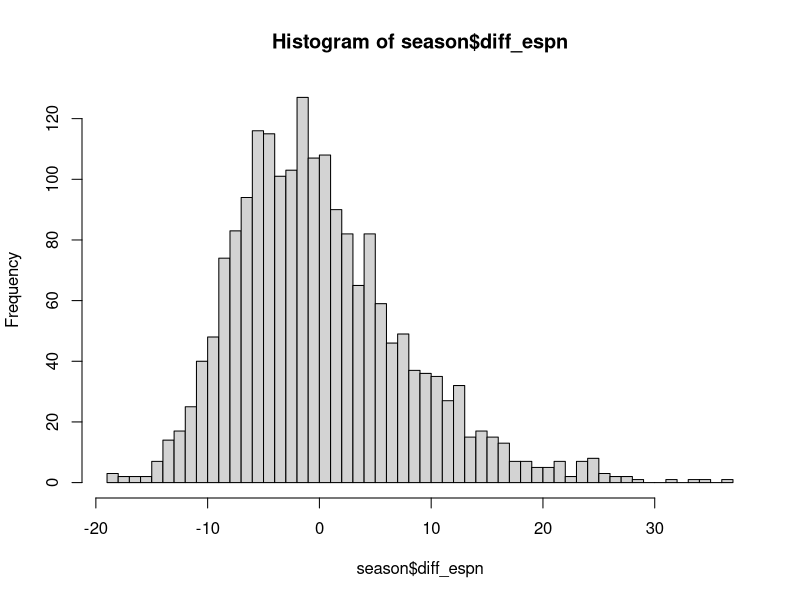
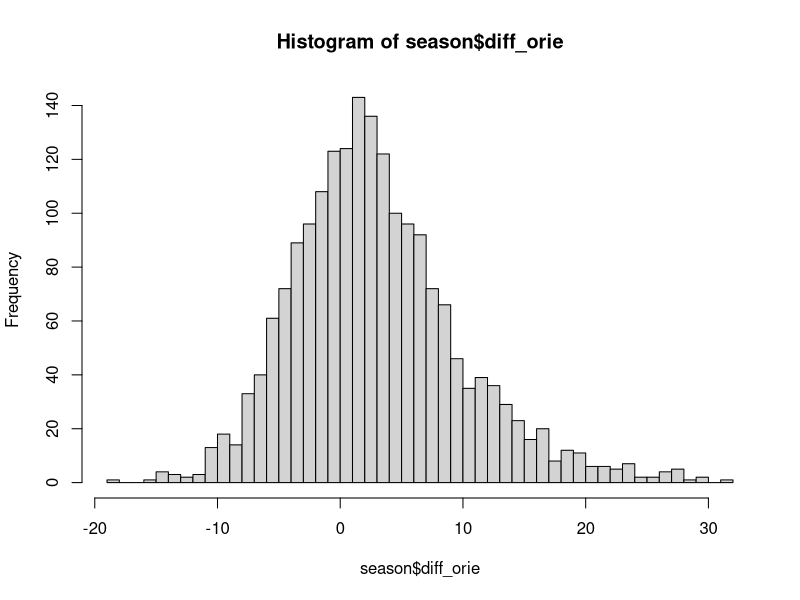
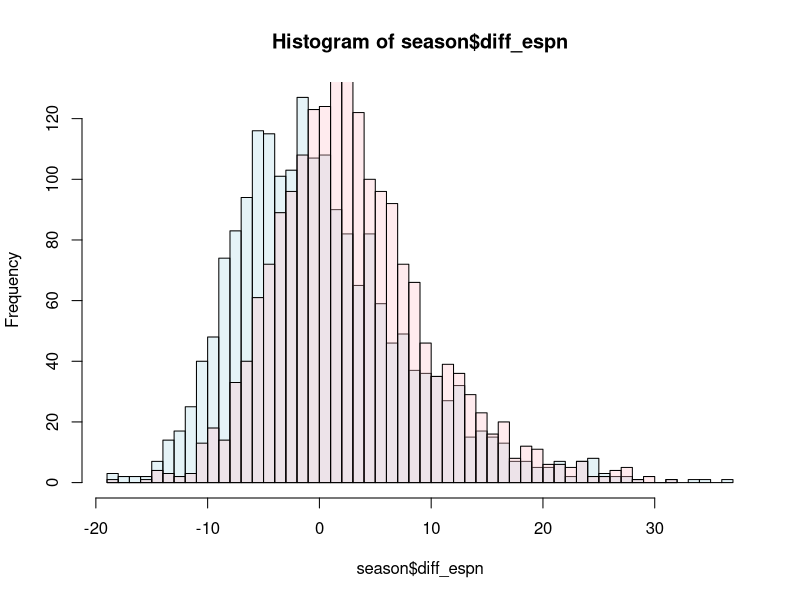
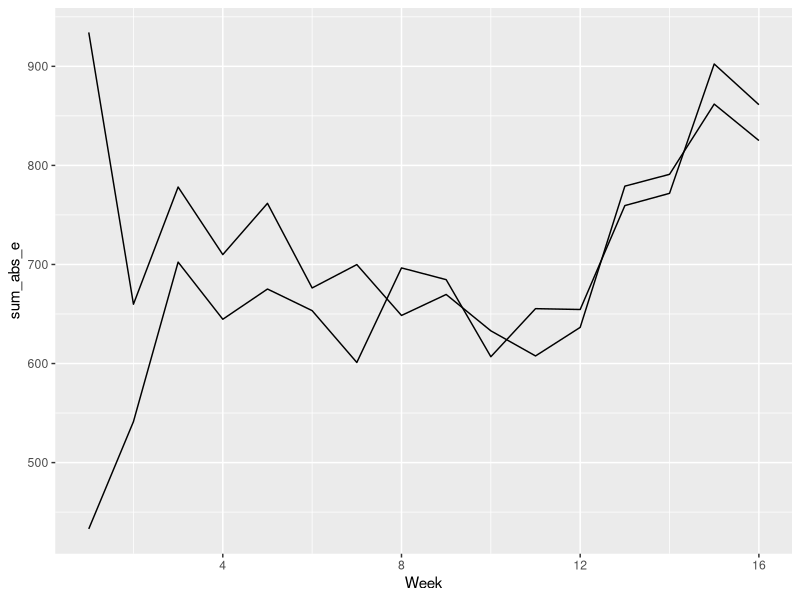

Generate these figures, in order, with R:
## -- 2019 ESPN projections

## -- Load packages
library(tidyverse)
library(vroom)

setwd("C:/Users/darre/Documents/_cornell 20-21/orie 4741/dream-team/projections_2019")

## -- Load data
data <- vroom("2019projections.csv")

data <- data %>% 
        select(-c(...1, Team)) %>% 
        rename(Pos_FF = Pos)

proj <- vroom("points_proj.csv")

proj <- proj %>% 
        rename(Week = week) %>% 
        filter(season == 2019) %>% 
        select(-season)

proj$std_points_pred[proj$std_points_pred < 0] <- 0
proj$std_points_pred <- round(proj$std_points_pred)

season <- data %>%
            inner_join(proj, by = c("Player", "Week")) %>% 
            arrange(Week, desc = T)

season <- season %>% 
            mutate(diff_espn = Actual - Proj,
                    diff_orie = Actual - std_points_pred)

hi_espn <- hist(season$diff_espn, breaks = 40)
hi_orie <- hist(season$diff_orie, breaks = 40)

c1 <- rgb(173,216,230,max = 255, alpha = 80, names = "lt.blue")
c2 <- rgb(255,192,203, max = 255, alpha = 80, names = "lt.pink")

plot(hi_espn, col = c1)
plot(hi_orie, add = T, col = c2)

sum(abs(season$diff_espn), na.rm = T) #11672.51
sum(abs(season$diff_orie), na.rm = T) #10843.9

season_stats <- season %>% 
    group_by(Week) %>% 
    summarize(mean_e = mean(diff_espn),
                mean_o = mean(diff_orie),
                sum_e = sum(diff_espn),
                sum_o = sum(diff_orie),
                sum_abs_e = sum(abs(diff_espn)),
                sum_abs_o = sum(abs(diff_orie)))

season_stats

ggplot(data = season_stats,
        mapping = aes(x = Week)) +
        geom_line(aes(y = sum_abs_e)) +
        geom_line(aes(y = sum_abs_o))